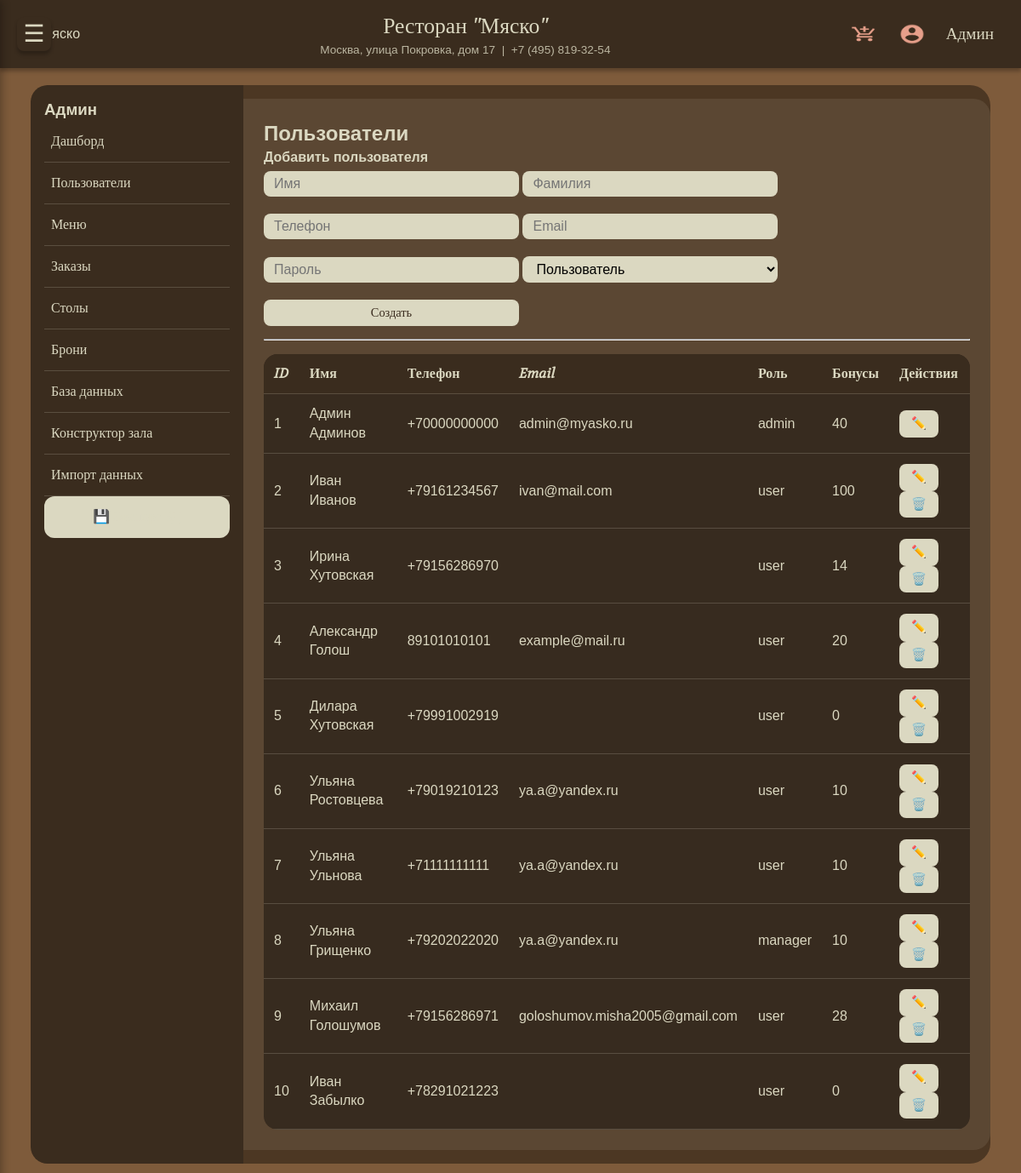
/admin/users (signed in), run on an earlier commit of the app's database.
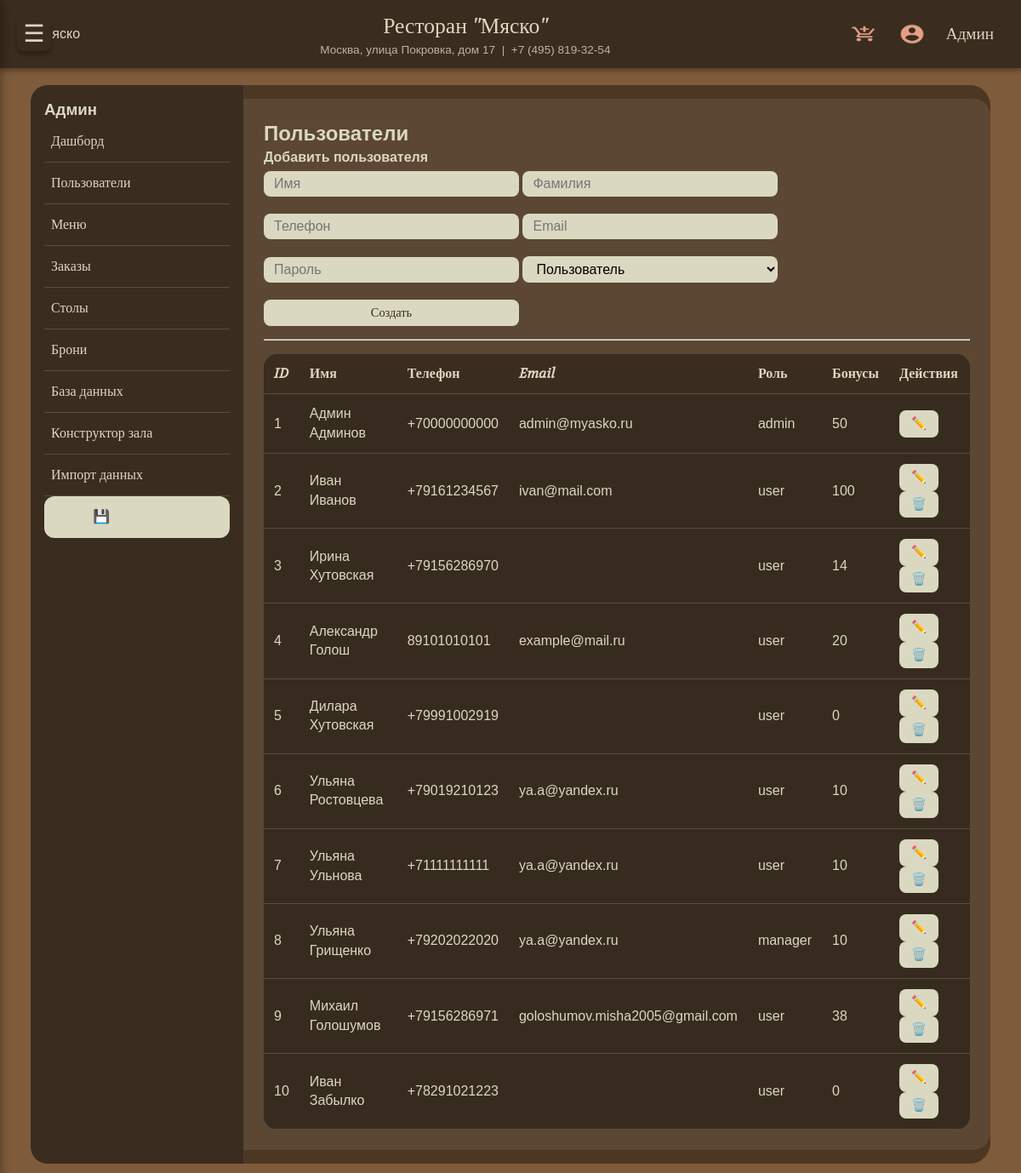
And on a later commit of the database.
### tables this page shows
CREATE TABLE users (
                id INTEGER PRIMARY KEY AUTOINCREMENT,
                first_name TEXT NOT NULL,
                last_name TEXT NOT NULL,
                phone TEXT UNIQUE NOT NULL,
                email TEXT,
                password_hash TEXT NOT NULL,
                role TEXT DEFAULT 'user',
                bonus_points INTEGER DEFAULT 0
            );

### routers.py (the view)
@app.route('/admin/users')
@role_required('admin')
def admin_users():
    with get_db() as conn:
        users = conn.execute("SELECT * FROM users ORDER BY id").fetchall()
    form = AdminAddUserForm()
    return render_template('admin_users.html', users=users, form=form)

### forms.py
class AdminAddUserForm(FlaskForm):
    first_name = StringField('Имя', validators=[DataRequired()])
    last_name = StringField('Фамилия', validators=[DataRequired()])
    phone = StringField('Телефон', validators=[DataRequired()])
    email = StringField('Email', validators=[Optional(), Email()])
    password = PasswordField('Пароль', validators=[DataRequired(), Length(min=4)])
    role = SelectField('Роль', choices=[('user', 'Пользователь'), ('manager', 'Менеджер'), ('hostess', 'Хостес'), ('admin', 'Админ')])
    submit = SubmitField('Создать')

### models.py (called while the page is built)
def get_db():
    conn = sqlite3.connect(DATABASE)
    conn.row_factory = sqlite3.Row
    conn.execute("PRAGMA foreign_keys = ON")
    return conn

    @staticmethod
    def get(user_id):
        with get_db() as conn:
            row = conn.execute("SELECT * FROM users WHERE id=?", (user_id,)).fetchone()
        return User(row) if row else None

### routers.py (called while the page is built)
@app.context_processor
def inject_csrf():
    from flask_wtf.csrf import generate_csrf
    return dict(csrf_token=generate_csrf, csrf_token_value=generate_csrf())

@login_manager.user_loader
def load_user(user_id):
    return User.get(user_id)

### app/templates/admin_users.html (shortened to what this page needs)
{% extends "admin_base.html" %}
{% block admin_content %}
<h2>Пользователи</h2>
<form method="POST" action="{{ url_for('admin_add_user') }}">
    <h4>Добавить пользователя</h4>
    {{ form.first_name(placeholder="Имя") }}
    {{ form.last_name(placeholder="Фамилия") }}
    {{ form.phone(placeholder="Телефон") }}
    {{ form.email(placeholder="Email") }}
    {{ form.password(placeholder="Пароль") }}
    {{ form.role() }}
    {{ form.submit(class="btn") }}
</form>
<hr>
<table>
    <tr><th>ID</th><th>Имя</th><th>Телефон</th><th>Email</th><th>Роль</th><th>Бонусы</th><th>Действия</th></tr>
    {% for u in users %}
    <tr>
        <td>{{ u.id }}</td>
        <td>{{ u.first_name }} {{ u.last_name }}</td>
        <td>{{ u.phone }}</td>
        <td>{{ u.email }}</td>
        <td>{{ u.role }}</td>
        <td>{{ u.bonus_points }}</td>
        <td>
            <a href="{{ url_for('admin_edit_user', user_id=u.id) }}" class="btn btn-edit">✏️</a>
            {% if u.role != 'admin' %}
            <form method="POST" action="{{ url_for('admin_delete_user', user_id=u.id) }}" style="display:inline" onsubmit="return confirm('Удалить пользователя?')">
                <button type="submit" class="btn btn-delete">🗑️</button>
            </form>
            {% endif %}
        </td>
    </tr>
    {% endfor %}
</table>
{% endblock %}

### app/templates/base.html (shortened to what this page needs)
<!DOCTYPE html>
<html lang="ru">
<head>
    <link rel="stylesheet" href="{{ url_for('static', filename='css/font.css') }}">
    <link rel="stylesheet" href="{{ url_for('static', filename='style.css') }}">
    {% if request.path.startswith('/admin') %}
    <link rel="stylesheet" href="{{ url_for('static', filename='admin_style.css') }}">
    {% endif %}
</head>
<body>
    <div class="menu-toggle" id="menu-toggle-btn">☰</div>
    <header class="site-header">
        <div class="header-container">
            <div class="logo">
                <a href="{{ url_for('index') }}">
                    <img src="{{ url_for('static', filename='images/logo.png') }}" alt="Мяско" height="40">
                </a>
            </div>
            <div class="header-info">
                <div class="restaurant-name">Ресторан "Мяско"</div>
                <div class="restaurant-address">Москва, улица Покровка, дом 17 &nbsp;|&nbsp; +7 (495) 819-32-54</div>
            </div>
            <div class="header-actions">
                <a href="{{ url_for('cart') }}" class="header-icon cart-icon" title="Корзина"></a>
                {% if current_user.is_authenticated %}
                    <a href="{{ url_for('profile') }}" class="header-icon profile-icon" title="Личный кабинет"></a>
                    <a href="{{ url_for('profile') }}" class="user-name">{{ current_user.first_name }}</a>
                {% else %}
                    <a href="{{ url_for('login') }}" class="header-icon profile-icon" title="Войти"></a>
                {% endif %}
            </div>
        </div>
    </header>
    <main>
        {% block content %}{% endblock %}
    </main>
</body>
</html>

What changed in the data, as far as the page shows it:
changed users "Админ": bonus_points "40" → "50"
changed users "Михаил": bonus_points "28" → "38"
